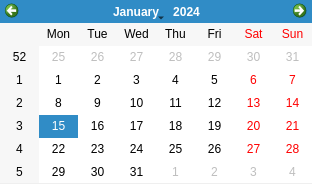
<?xml version="1.0" encoding="UTF-8"?>
<ui version="4.0">
 <class>windowcal</class>
 <widget class="QDialog" name="windowcal">
  <property name="windowModality">
   <enum>Qt::WindowModal</enum>
  </property>
  <property name="geometry">
   <rect>
    <x>0</x>
    <y>0</y>
    <width>312</width>
    <height>184</height>
   </rect>
  </property>
  <property name="windowTitle">
   <string>Seleccione Fecha</string>
  </property>
  <widget class="QCalendarWidget" name="Calendar">
   <property name="geometry">
    <rect>
     <x>0</x>
     <y>0</y>
     <width>312</width>
     <height>183</height>
    </rect>
   </property>
  </widget>
 </widget>
 <resources/>
 <connections/>
</ui>
